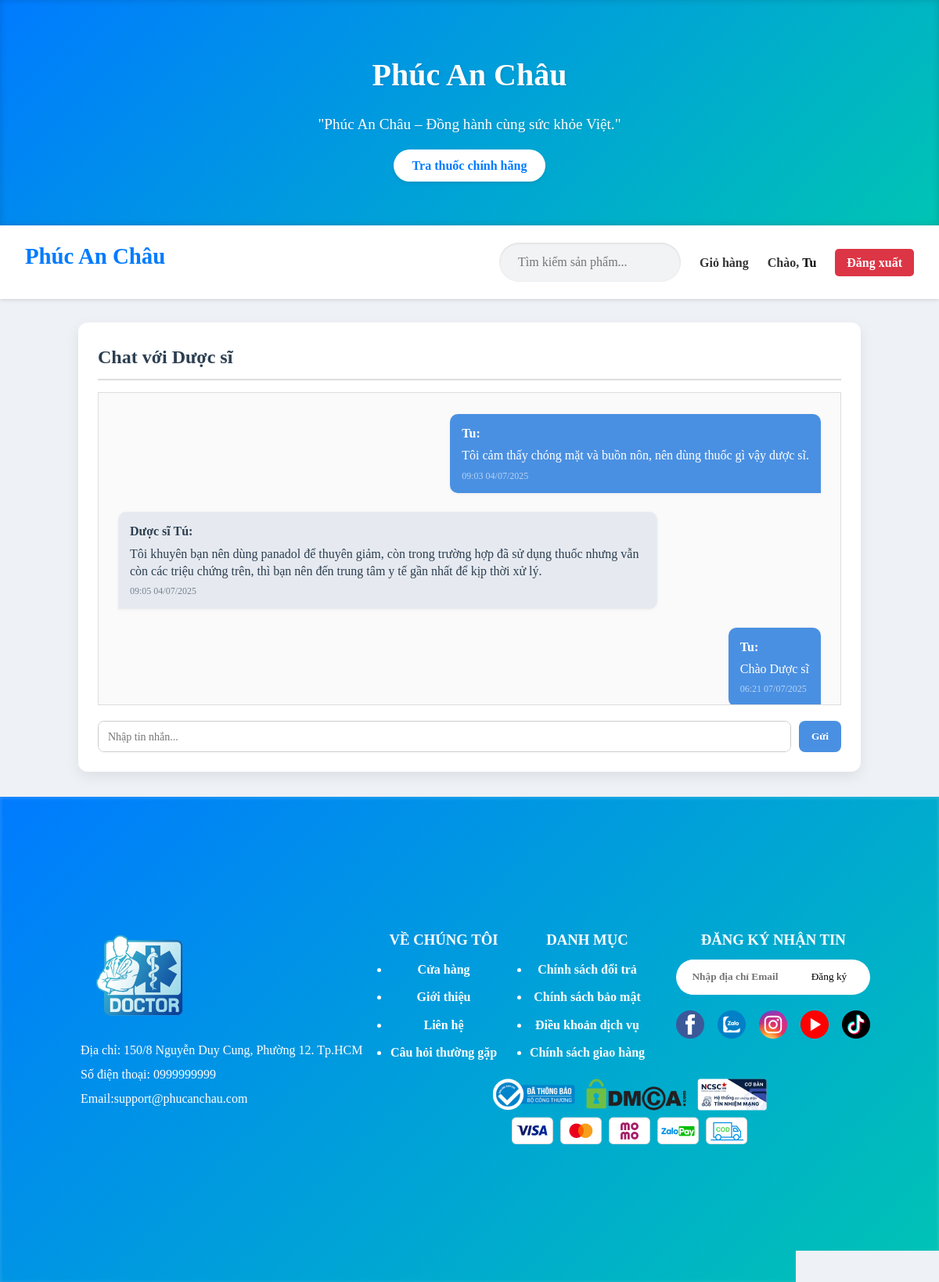
The page /message_page.php (signed in) on the database its author committed.
### tables this page shows
CREATE TABLE `chat_messages` (
  `id` int(11) NOT NULL,
  `user_id` int(11) NOT NULL,
  `message` text NOT NULL,
  `sender_type` enum('user','pharmacist') DEFAULT 'user',
  `sent_at` timestamp NOT NULL DEFAULT current_timestamp(),
  `is_read` tinyint(1) DEFAULT 0,
  `receiver_id` int(11) DEFAULT NULL
);

CREATE TABLE `users` (
  `id` int(11) NOT NULL,
  `username` varchar(50) NOT NULL,
  `password` varchar(255) NOT NULL,
  `email` varchar(100) DEFAULT NULL,
  `avatar` varchar(255) DEFAULT 'default-avatar.jpg',
  `role` enum('user','admin') DEFAULT 'user',
  `created_at` timestamp NOT NULL DEFAULT current_timestamp()
);

### message_page.php (the view, shortened to what this page needs)
<?php
include 'includes/db.php';
$user_id = $_SESSION['user_id'];
$adminStmt = $conn->prepare("SELECT id FROM users WHERE role = 'admin' LIMIT 1");
$adminStmt->execute();
$adminResult = $adminStmt->get_result();
$admin_id = $adminResult->fetch_assoc()['id'] ?? null;
$sql = "SELECT cm.*, u.username
        FROM chat_messages cm
        LEFT JOIN users u ON cm.user_id = u.id
        WHERE (cm.user_id = ? AND cm.receiver_id = ?) OR (cm.user_id = ? AND cm.receiver_id = ?)
        ORDER BY cm.sent_at ASC";
$stmt = $conn->prepare($sql);
$stmt->bind_param("iiii", $user_id, $admin_id, $admin_id, $user_id);
$stmt->execute();
$messages = $stmt->get_result();
?>
<!DOCTYPE html>
<html lang="vi">
<head>
    <link rel="stylesheet" href="assets/css/Trang_chu.css">
    <link rel="stylesheet" href="assets/css/message.css">
</head>
<body>
    <?php
    include 'includes/header.php';
    include 'includes/nav.php';
    ?>
    <section class="message-container">
        <h2>Chat với Dược sĩ</h2>
        <div class="message-box" id="chatBox">
            <?php while ($row = $messages->fetch_assoc()): ?>
                <div class="message <?php echo $row['sender_type'] == 'user' ? 'sent' : 'received'; ?>">
                    <strong><?php echo htmlspecialchars($row['username'] ?: 'Dược sĩ'); ?>:</strong>
                    <p><?php echo htmlspecialchars($row['message']); ?></p>
                    <span><?php echo date('H:i d/m/Y', strtotime($row['sent_at'])); ?></span>
                </div>
            <?php endwhile; ?>
        </div>
        <form class="message-form" onsubmit="sendMessage(event)">
            <textarea id="messageInput" placeholder="Nhập tin nhắn..." required></textarea>
            <button type="submit">Gửi</button>
        </form>
    </section>
    <?php include 'includes/footer.php' ?>
</body>
</html>

### assets/css/Trang_chu.css (style rules this page uses)
* { margin: 0; padding: 0; box-sizing: border-box; }
body { font-family: 'Times New Roman', Times, serif, sans-serif; line-height: 1.6; color: #333; background-color: #e6f0fa; }
section { margin-bottom: 3rem; background: #fff; padding: 2rem; border-radius: 8px; box-shadow: 0 2px 4px rgba(0, 0, 0, 0.1); }
h2 { font-size: 1.8rem; margin-bottom: 1rem; color: #007bff; font-weight: bold; text-shadow: 0 1px 1px rgba(0, 0, 0, 0.05); }

### assets/css/message.css (style rules this page uses)
* { font-family: 'Times new roman', Tahoma, Geneva, Verdana, sans-serif; margin: 0; padding: 0; box-sizing:border-box; }
body { margin: 0; padding: 0; background-color: #eef1f5; }
.message-container { margin: 30px 100px; padding: 25px; background-color: #ffffff; border-radius: 12px; box-shadow: 0 6px 18px rgba(0, 0, 0, 0.08); }
.message-container h2 { margin: 0 0 15px; color: #2c3e50; font-size: 24px; border-bottom: 2px solid #ddd; padding-bottom: 8px; }
.message-box { max-width: 100%; max-height: 400px; overflow-y: auto; border: 1px solid #ddd; padding: 15px; margin-bottom: 20px; background-color: #fafafa; display: flex; flex-direction: column; justify-content: flex-start; height: 400px; }
.message { margin: 12px 0; padding: 12px 15px; border-radius: 10px; max-width: 75%; height:AUTO; word-wrap: break-word; box-shadow: 0 1px 4px rgba(0, 0, 0, 0.05); position: relative; max-height: 400px; }
.message.sent { background-color: #4a90e2; color: #fff; margin-left: auto; margin-right: 10px; border-bottom-right-radius: 0; align-self: flex-start; }
.message.received { background-color: #e6eaf0; color: #2c3e50; margin-right: auto; margin-left: 10px; border-bottom-left-radius: 0; align-self: flex-start; }
.message strong { display: block; font-weight: 600; margin-bottom: 5px; }
.message p { margin: 0; line-height: 1.4; }
.message span { display: block; font-size: 0.75em; margin-top: 5px; opacity: 0.6; text-align: auto; }
.message-form { display: flex; gap: 10px; }
.message-form textarea { flex: 1; padding: 12px; border: 1px solid #ccc; border-radius: 8px; resize: none; height: 40px; font-size: 14px; }
.message-form button { padding: 0 16px; background-color: #4a90e2; color: white; border: none; border-radius: 8px; cursor: pointer; font-weight: 600; transition: background-color 0.3s ease; }

### rows shown on the page
chat_messages: user.username "Tu", message "Tôi cảm thấy chóng mặt và buồn nôn, nên dùng thuốc gì vậy dược sĩ.", sent_at "09:03 04/07/2025"
chat_messages: user.username "Dược sĩ Tú", message "Tôi khuyên bạn nên dùng panadol để thuyên giảm, còn trong trường hợp đã sử dụng thuốc nhưng vẫn còn các triệu chứng trên, thì bạn nên đến trung tâm y tế gần nhất để kịp thời xử lý.", sent_at "09:05 04/07/2025"
chat_messages: user.username "Tu", message "Chào Dược sĩ", sent_at "06:21 07/07/2025"

### other values the page prints
$username "Tu"
